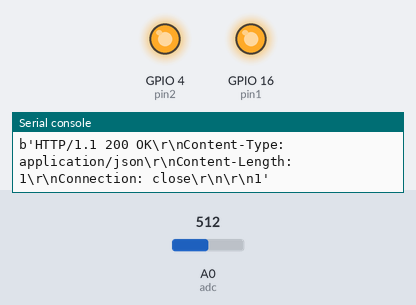
Recording of a program running on a simulated ESP8266 board running MicroPython. On the bench: output pins drawn as LEDs (lit = HIGH), the last lines printed to the serial console. Inputs (shaded band) come from the test bench; at power-on: A0 (adc) = 512 (analog values on the 0–1023 scale). Requests to the public web service named in the program get a made-up reply in its usual format after 0.4 s (London, UTC, broken clouds, 64 % humidity, 1013 hPa unless stated).

Above: at 1.2 s.
1.3 s: A0 (adc) set to 115
3.2 s: A0 (adc) set to 103
At 4.6 s:
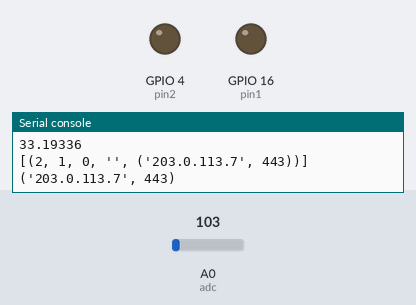
5.7 s: A0 (adc) set to 122
At 8.2 s:
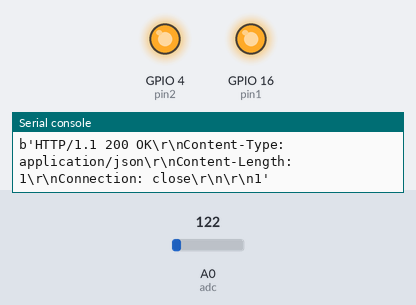
8.5 s: A0 (adc) set to 25
At 11.0 s:
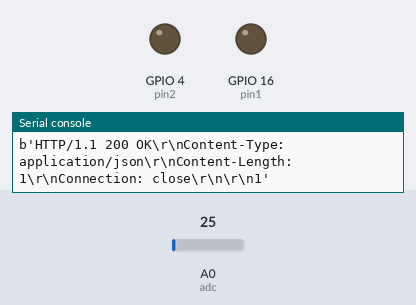
Timing chart, 0 to 12.3 s (numbered marks = the images above; inputs shaded):
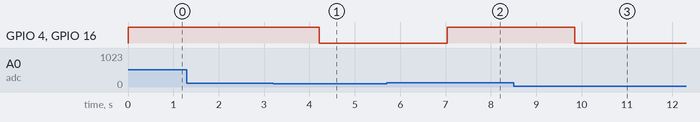

Measured:
- the behaviour switches between 109 and 108 on A0 (adc) (found by bisection; images 0 and 1)
- after the input at 3.2 s, GPIO 4 (pin2), GPIO 16 (pin1): HIGH → LOW after 1.0 s
- after the input at 5.7 s, GPIO 4 (pin2), GPIO 16 (pin1): LOW → HIGH after 1.3 s
- after the input at 8.5 s, GPIO 4 (pin2), GPIO 16 (pin1): HIGH → LOW after 1.3 s

The program:

5_1.Temperature_Monitoring_with_Thingspeak.py
```python
############## IoT & MicroPython ##############################
# Author:- Rutvik Mehta
#Title:-   Temperature monitoring using LM35/TMP36 & Thingspeak
#E-mail:- rutvik.mehta1990@gmail.com
###############################################################


import usocket as _socket             #import usocket as _socket
import machine
import ussl as ssl                    #import ssl module from firmware
import network                        #import network module from firmware
import time         #import time module from firmware
#sensor = dht.DHT11(machine.Pin(6))
#sensor.measure()
pin1 = machine.Pin(16, machine.Pin.OUT)
pin2 = machine.Pin(4, machine.Pin.OUT)
pin1.off()
pin2.off()
#function for identify wifi
nic = network.WLAN(network.STA_IF)
nic.active(True)
print(nic.active())
nic.connect('SSID', 'Password')
print(nic.isconnected())


temp = 0

#API_KEY for Write & HOST as www.thingspeak.com
API_KEY = "API_KEY_FROM_THINGSPEAK_ACCOUNT"
HOST = "api.thingspeak.com"


#takes the value from sensor and send it to HOST
while True:

    #sense the Data from the sensor
    adc = machine.ADC(0)
    temp = adc.read()
    temp = (temp/1024.0) * 3300
    temp = temp/10 #Disable comment in case of LM35 temperature sensor
    print(temp)
    if temp > 35:
      pin1.on()
      pin2.on()
    else:
      pin1.off()
      pin2.off()
    #Send the data to the HOST
    data = b"api_key="+ API_KEY + "&field1=" + str(temp)
    s = _socket.socket()
    ai = _socket.getaddrinfo(HOST, 443)
    #Connecting to the HOST
    print(ai)

    addr = ai[0][-1]
    print(addr)
    s.connect(addr)
    s = ssl.wrap_socket(s)
    s.write("POST /update HTTP/1.0\r\n")
    s.write("Host: " + HOST + "\r\n")
    s.write("Content-Length: " + str(len(data)) + "\r\n\r\n")
    s.write(data)
    print(s.read(128))
    #print("Temperature = ", sensor.temperature())      #display temperature value
    #print("Humidity= ", sensor.humidity())             #display humidity value
    s.close()
    time.sleep(1)
```
